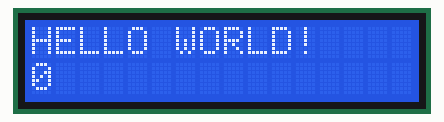
Bench run of a sketch on a simulated Arduino Uno, built with avr-gcc and run on an emulated ATmega328P. On the bench: 16×2 character LCD.

Above: at 0.1 s.
At 4.1 s:
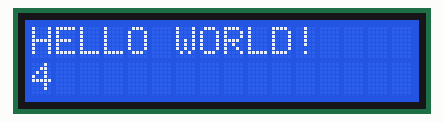
At 9.1 s:
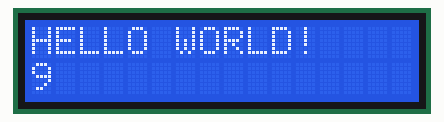
At 19.1 s:
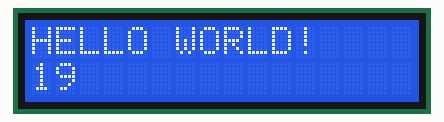
At 29.1 s:
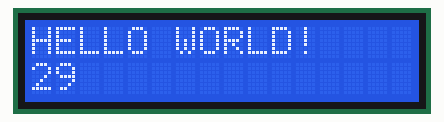
At 39.1 s:
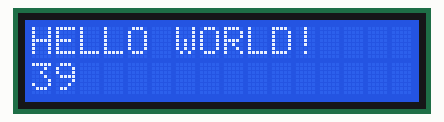

The sketch:

lcd.ino
```cpp
#include <LiquidCrystal.h>

LiquidCrystal lcd(8, 9, 10, 11, 12, 13);

void setup() {
  lcd.begin(16,2);
  lcd.print("HELLO WORLD!");
}

void loop() {
  lcd.setCursor(0, 1);
  lcd.print(millis() / 1000);
}
```

Measured:
- what the display in image 1 shows lasts 1.0 s, from 4.0 s to 5.0 s
